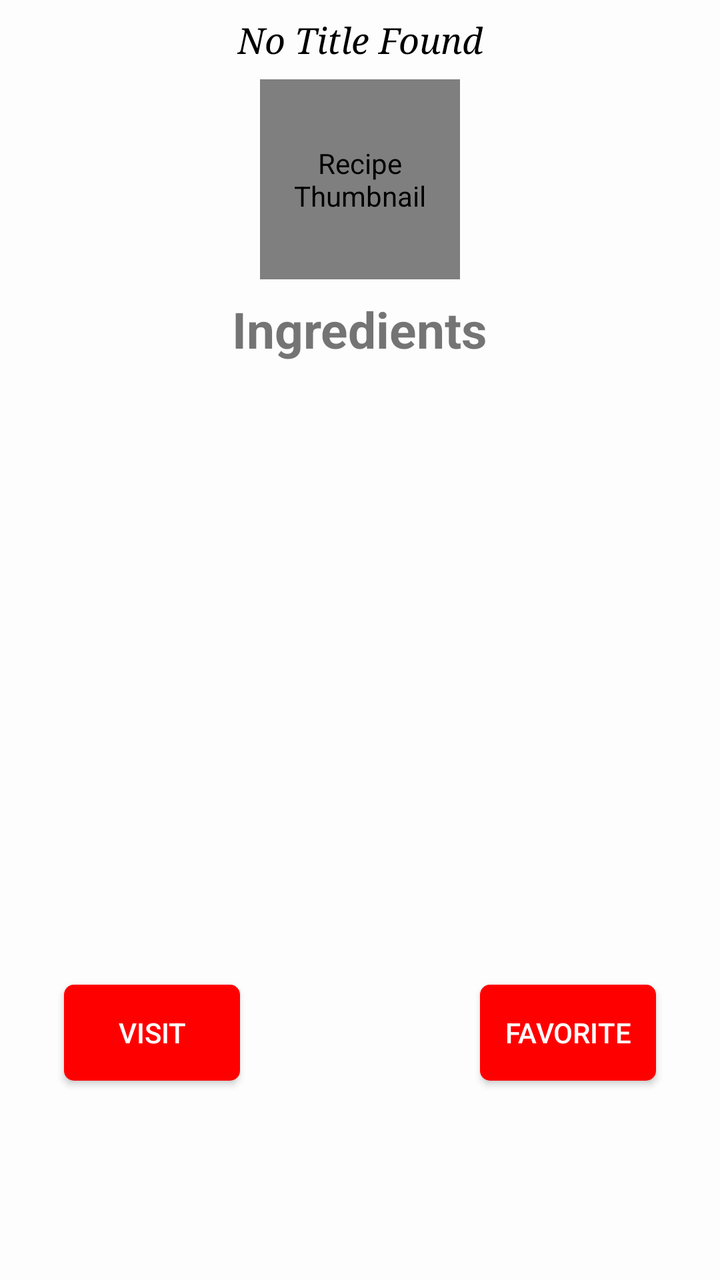
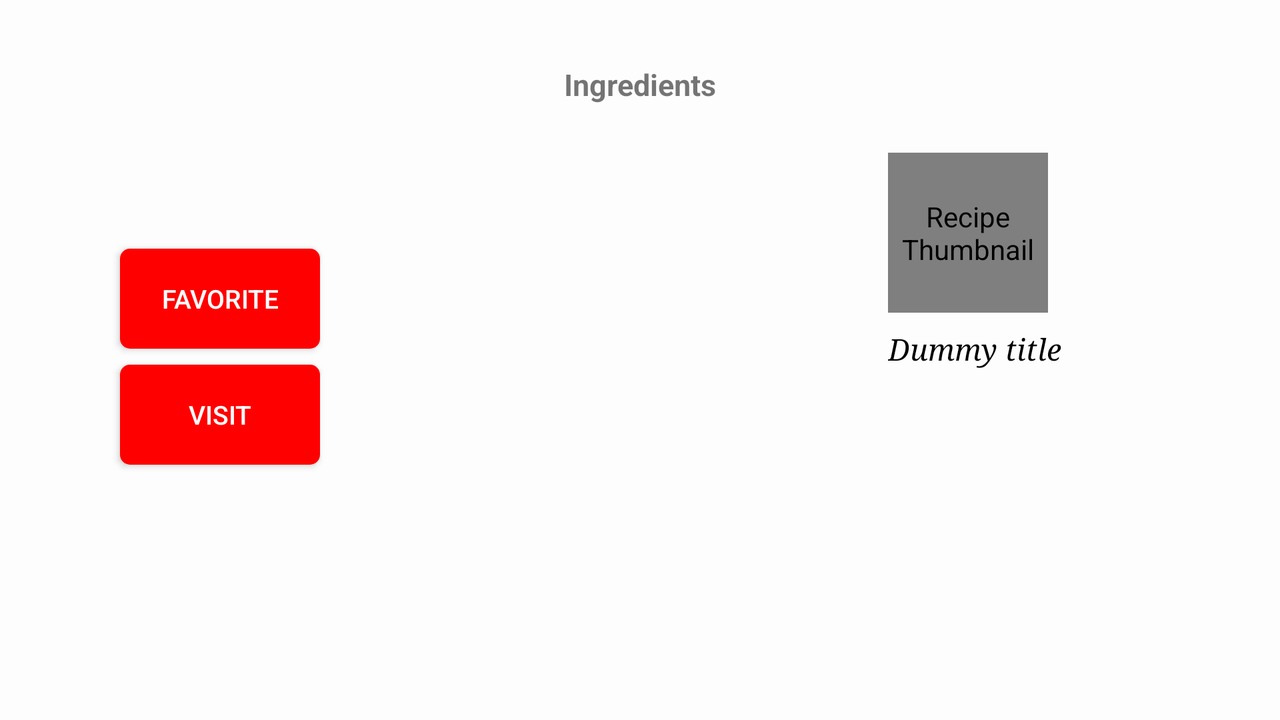

An Android layout and its configuration variant, each rendered on a device that would load it. The default file and the variant file are quoted in full after the pictures.
<!-- AndroidManifest.xml: application theme AppTheme -->
<!-- res/layout/meal_detail_fragment.xml -->
<?xml version="1.0" encoding="utf-8"?>
<android.support.constraint.ConstraintLayout xmlns:android="http://schemas.android.com/apk/res/android"
    xmlns:app="http://schemas.android.com/apk/res-auto"
    xmlns:tools="http://schemas.android.com/tools"
    android:id="@+id/details_layout_id"
    android:layout_width="match_parent"
    android:layout_height="match_parent"
    android:orientation="vertical"
    android:background="#7FFFFFFF">

    <TextView
        android:id="@+id/details_title_id"
        android:layout_width="wrap_content"
        android:layout_height="wrap_content"
        android:layout_marginStart="8dp"
        android:layout_marginTop="8dp"
        android:layout_marginEnd="8dp"
        android:fontFamily="serif"
        android:text="@string/no_title_found"
        android:textColor="@color/Black"
        android:textSize="18sp"
        android:textStyle="italic"
        app:layout_constraintEnd_toEndOf="parent"
        app:layout_constraintStart_toStartOf="parent"
        app:layout_constraintTop_toTopOf="parent" />

    <de.hdodenhof.circleimageview.CircleImageView
        android:id="@+id/details_image_id"
        android:layout_width="100dp"
        android:layout_height="100dp"
        android:layout_marginStart="8dp"
        android:layout_marginTop="8dp"
        android:layout_marginEnd="8dp"
        android:contentDescription="@string/thumbnail_description"
        android:src="@drawable/no_thumbnail"
        app:layout_constraintEnd_toEndOf="parent"
        app:layout_constraintStart_toStartOf="parent"
        app:layout_constraintTop_toBottomOf="@+id/details_title_id" />

    <TextView
        android:id="@+id/textView3"
        android:layout_width="wrap_content"
        android:layout_height="wrap_content"
        android:layout_marginStart="8dp"
        android:layout_marginTop="8dp"
        android:layout_marginEnd="8dp"
        android:text="@string/ingredients_title"
        android:textSize="25sp"
        android:textStyle="bold"
        app:layout_constraintEnd_toEndOf="parent"
        app:layout_constraintStart_toStartOf="parent"
        app:layout_constraintTop_toBottomOf="@+id/details_image_id" />

    <ListView
        android:id="@+id/details_ingredients_list_id"
        android:layout_width="241dp"
        android:layout_height="203dp"
        android:layout_marginStart="8dp"
        android:layout_marginTop="8dp"
        android:layout_marginEnd="8dp"
        app:layout_constraintEnd_toEndOf="parent"
        app:layout_constraintStart_toStartOf="parent"
        app:layout_constraintTop_toBottomOf="@+id/textView3" />

    <Button
        android:id="@+id/buttonFavorite"
        android:layout_width="wrap_content"
        android:layout_height="wrap_content"
        android:layout_marginTop="8dp"
        android:layout_marginEnd="32dp"
        android:layout_marginBottom="8dp"
        android:text="@string/add_to_favorites"
        android:background="@drawable/corner_button"
        android:textColor="@color/White"
        app:layout_constraintBottom_toBottomOf="parent"
        app:layout_constraintEnd_toEndOf="parent"
        app:layout_constraintTop_toBottomOf="@+id/details_ingredients_list_id"/>

    <Button
        android:id="@+id/details_buttonVisit_id"
        android:layout_width="wrap_content"
        android:layout_height="wrap_content"
        android:layout_marginStart="32dp"
        android:layout_marginTop="8dp"
        android:layout_marginBottom="8dp"
        android:text="@string/visit_webpage"
        android:background="@drawable/corner_button"
        android:textColor="@color/White"
        app:layout_constraintBottom_toBottomOf="parent"
        app:layout_constraintStart_toStartOf="parent"
        app:layout_constraintTop_toBottomOf="@+id/details_ingredients_list_id"/>


</android.support.constraint.ConstraintLayout>
<!-- resources referenced by this layout -->
<resources>
  <color name="Black">#000000</color>
  <color name="White">#FFFFFF</color>
  <!-- drawable corner_button (drawable) -->
  <?xml version="1.0" encoding="utf-8"?>
  
  <shape xmlns:android="http://schemas.android.com/apk/res/android"
      android:shape="rectangle" android:padding="10dp">
      <solid android:color="#FF0000"/>
      <corners
          android:bottomRightRadius="5dp"
          android:bottomLeftRadius="5dp"
          android:topLeftRadius="5dp"
          android:topRightRadius="5dp"/>
  </shape>
  <string name="add_to_favorites">FAVORITE</string>
  <string name="ingredients_title">Ingredients</string>
  <string name="no_title_found">No Title Found</string>
  <string name="thumbnail_description">Recipe Thumbnail</string>
  <string name="visit_webpage">VISIT</string>
  <style name="AppTheme" parent="Base.Theme.AppCompat.Light.DarkActionBar">
          
          <item name="colorPrimary">@color/DimGray</item>
          <item name="colorPrimaryDark">@color/DimGray</item>
          <item name="colorAccent">@color/Red</item>
      </style>
  <color name="DimGray">#696969</color>
  <color name="Red">#FF0000</color>
</resources>
<!-- res/layout-land/meal_detail_fragment.xml (the repository's variant of the layout above) -->
<!-- drawn on the phone turned sideways -->
<?xml version="1.0" encoding="utf-8"?>
<android.support.constraint.ConstraintLayout xmlns:android="http://schemas.android.com/apk/res/android"
    xmlns:app="http://schemas.android.com/apk/res-auto"
    xmlns:tools="http://schemas.android.com/tools"
    android:id="@+id/details_layout_id"
    android:layout_width="match_parent"
    android:layout_height="match_parent"
    android:orientation="vertical"
    android:background="#7FFFFFFF">

    <TextView
        android:id="@+id/details_title_id"
        android:layout_width="100dp"
        android:layout_height="wrap_content"
        android:layout_marginStart="24dp"
        android:layout_marginTop="8dp"
        android:fontFamily="serif"
        android:text="Dummy title"
        android:textColor="@color/Black"
        android:textSize="15sp"
        android:textStyle="italic"
        app:layout_constraintStart_toEndOf="@+id/details_ingredients_list_id"
        app:layout_constraintTop_toBottomOf="@+id/details_image_id" />

    <de.hdodenhof.circleimageview.CircleImageView
        android:id="@+id/details_image_id"
        android:layout_width="80dp"
        android:layout_height="80dp"
        android:layout_marginStart="24dp"
        android:layout_marginTop="24dp"
        android:contentDescription="@string/thumbnail_description"
        android:src="@drawable/no_thumbnail"
        app:layout_constraintStart_toEndOf="@+id/details_ingredients_list_id"
        app:layout_constraintTop_toBottomOf="@+id/textView3" />

    <TextView
        android:id="@+id/textView3"
        android:layout_width="wrap_content"
        android:layout_height="wrap_content"
        android:layout_marginStart="8dp"
        android:layout_marginTop="32dp"
        android:layout_marginEnd="8dp"
        android:text="@string/ingredients_title"
        android:textSize="15dp"
        android:textStyle="bold"
        app:layout_constraintEnd_toEndOf="parent"
        app:layout_constraintStart_toStartOf="parent"
        app:layout_constraintTop_toTopOf="parent" />

    <ListView
        android:id="@+id/details_ingredients_list_id"
        android:layout_width="200dp"
        android:layout_height="212dp"
        android:layout_marginStart="8dp"
        android:layout_marginTop="8dp"
        android:layout_marginEnd="8dp"
        android:layout_marginBottom="8dp"
        app:layout_constraintBottom_toBottomOf="parent"
        app:layout_constraintEnd_toEndOf="parent"
        app:layout_constraintStart_toStartOf="parent"
        app:layout_constraintTop_toBottomOf="@+id/textView3" />

    <Button
        android:id="@+id/buttonFavorite"
        android:layout_width="100dp"
        android:layout_height="50dp"
        android:layout_marginStart="8dp"
        android:layout_marginTop="24dp"
        android:layout_marginEnd="8dp"
        android:text="@string/add_to_favorites"
        android:textSize="13dp"
        android:background="@drawable/corner_button"
        android:textColor="@color/White"
        app:layout_constraintEnd_toStartOf="@+id/details_ingredients_list_id"
        app:layout_constraintStart_toStartOf="parent"
        app:layout_constraintTop_toTopOf="@+id/details_ingredients_list_id" />

    <Button
        android:id="@+id/details_buttonVisit_id"
        android:layout_width="100dp"
        android:layout_height="50dp"
        android:layout_marginStart="8dp"
        android:layout_marginTop="8dp"
        android:layout_marginEnd="8dp"
        android:text="@string/visit_webpage"
        android:textSize="13dp"
        android:background="@drawable/corner_button"
        android:textColor="@color/White"
        app:layout_constraintEnd_toStartOf="@+id/details_ingredients_list_id"
        app:layout_constraintStart_toStartOf="parent"
        app:layout_constraintTop_toBottomOf="@+id/buttonFavorite" />


</android.support.constraint.ConstraintLayout>
<!-- resources referenced by the variant -->
<!-- as the phone turned sideways resolves them -->
<resources>
  <color name="Black">#000000</color>
  <color name="White">#FFFFFF</color>
  <!-- drawable corner_button (drawable) -->
  <?xml version="1.0" encoding="utf-8"?>
  
  <shape xmlns:android="http://schemas.android.com/apk/res/android"
      android:shape="rectangle" android:padding="10dp">
      <solid android:color="#FF0000"/>
      <corners
          android:bottomRightRadius="5dp"
          android:bottomLeftRadius="5dp"
          android:topLeftRadius="5dp"
          android:topRightRadius="5dp"/>
  </shape>
  <string name="add_to_favorites">FAVORITE</string>
  <string name="ingredients_title">Ingredients</string>
  <string name="thumbnail_description">Recipe Thumbnail</string>
  <string name="visit_webpage">VISIT</string>
  <style name="AppTheme" parent="Base.Theme.AppCompat.Light.DarkActionBar">
          
          <item name="colorPrimary">@color/DimGray</item>
          <item name="colorPrimaryDark">@color/DimGray</item>
          <item name="colorAccent">@color/Red</item>
      </style>
  <color name="DimGray">#696969</color>
  <color name="Red">#FF0000</color>
</resources>
